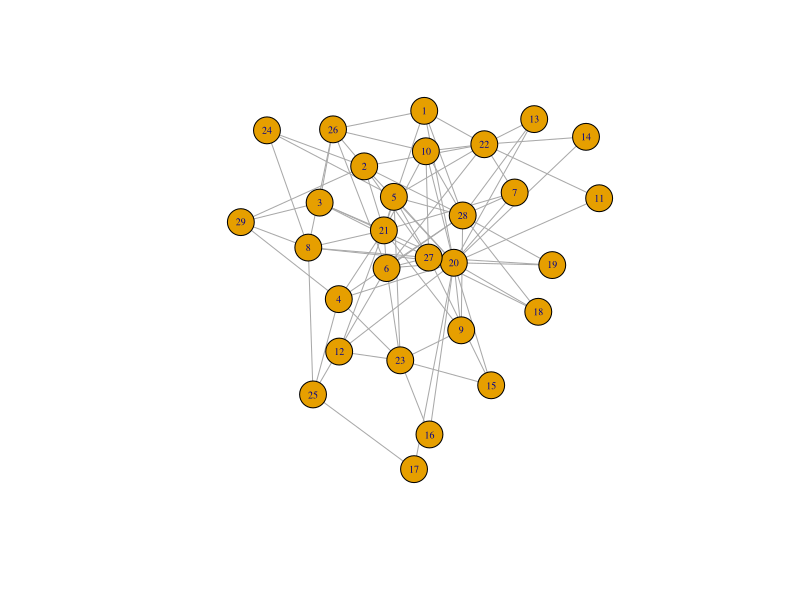

This figure's R source:
library(igraph)

trial <- read.table("Boba_Data.csv", sep = ",", header = TRUE)

trial <- as.matrix(trial)



boba <- graph_from_biadjacency_matrix(trial)

plot(boba, vertex.label.cex = .6)

# Test Commit
